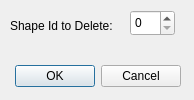
<?xml version="1.0" encoding="UTF-8"?>
<ui version="4.0">
 <class>DeleteShapeDialog</class>
 <widget class="QDialog" name="DeleteShapeDialog">
  <property name="geometry">
   <rect>
    <x>0</x>
    <y>0</y>
    <width>194</width>
    <height>100</height>
   </rect>
  </property>
  <property name="sizePolicy">
   <sizepolicy hsizetype="Fixed" vsizetype="Fixed">
    <horstretch>0</horstretch>
    <verstretch>0</verstretch>
   </sizepolicy>
  </property>
  <property name="windowTitle">
   <string>Dialog</string>
  </property>
  <widget class="QDialogButtonBox" name="buttonBox">
   <property name="geometry">
    <rect>
     <x>0</x>
     <y>60</y>
     <width>181</width>
     <height>32</height>
    </rect>
   </property>
   <property name="sizePolicy">
    <sizepolicy hsizetype="Fixed" vsizetype="Fixed">
     <horstretch>0</horstretch>
     <verstretch>0</verstretch>
    </sizepolicy>
   </property>
   <property name="orientation">
    <enum>Qt::Horizontal</enum>
   </property>
   <property name="standardButtons">
    <set>QDialogButtonBox::Cancel|QDialogButtonBox::Ok</set>
   </property>
  </widget>
  <widget class="QLabel" name="label">
   <property name="geometry">
    <rect>
     <x>10</x>
     <y>10</y>
     <width>111</width>
     <height>31</height>
    </rect>
   </property>
   <property name="text">
    <string>Shape Id to Delete:</string>
   </property>
  </widget>
  <widget class="QSpinBox" name="spinBox">
   <property name="geometry">
    <rect>
     <x>130</x>
     <y>10</y>
     <width>45</width>
     <height>26</height>
    </rect>
   </property>
  </widget>
 </widget>
 <resources/>
 <connections>
  <connection>
   <sender>buttonBox</sender>
   <signal>accepted()</signal>
   <receiver>DeleteShapeDialog</receiver>
   <slot>accept()</slot>
   <hints>
    <hint type="sourcelabel">
     <x>248</x>
     <y>254</y>
    </hint>
    <hint type="destinationlabel">
     <x>157</x>
     <y>274</y>
    </hint>
   </hints>
  </connection>
  <connection>
   <sender>buttonBox</sender>
   <signal>rejected()</signal>
   <receiver>DeleteShapeDialog</receiver>
   <slot>reject()</slot>
   <hints>
    <hint type="sourcelabel">
     <x>316</x>
     <y>260</y>
    </hint>
    <hint type="destinationlabel">
     <x>286</x>
     <y>274</y>
    </hint>
   </hints>
  </connection>
 </connections>
</ui>
